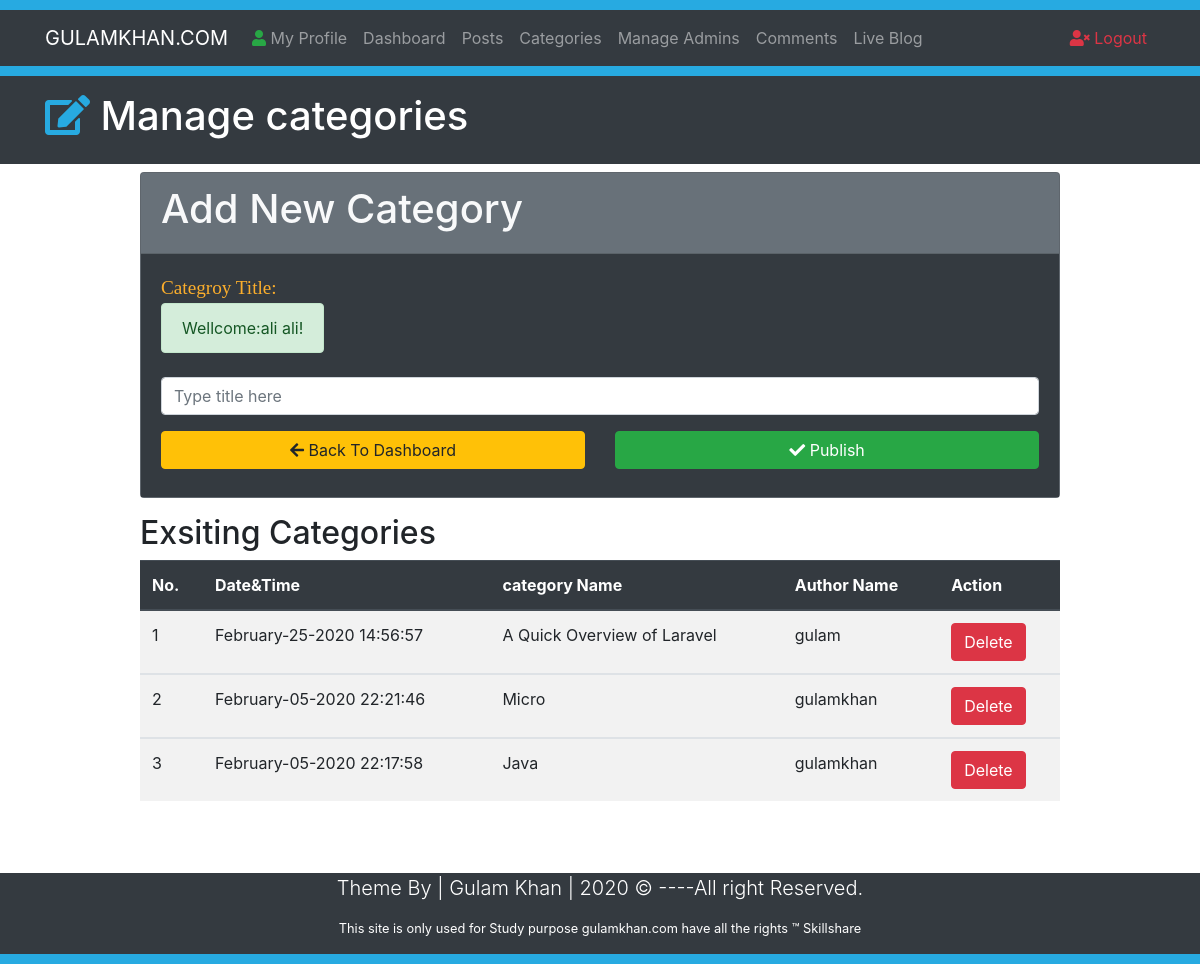
The app's page /Categories.php (signed in) with its own data.
### tables this page shows
CREATE TABLE `category` (
  `id` int(10) NOT NULL,
  `title` varchar(50) NOT NULL,
  `author` varchar(50) NOT NULL,
  `datetime` varchar(50) NOT NULL
);

### Categories.php (the view, shortened to what this page needs)
<?php
require_once("Includes/Function.php");
require_once("Includes/Session.php");
?>
<!DOCTYPE html>
<html>
<head>
</head>
 <link rel="stylesheet" href="https://use.fontawesome.com/releases/v5.6.3/css/all.css">
  <link rel="stylesheet" href="https://stackpath.bootstrapcdn.com/bootstrap/4.2.1/css/bootstrap.min.css">
  <link rel="stylesheet" href="Css/styles.css">
<body>
<?php require_once("Includes/nav.php");?>
    <header class="bg-dark text-white py-3">
      <div class="container">
        <div class="row">
          <div class="col-md-12">
          <h1><i class="fas fa-edit" style="color:#27aae1;"></i> Manage categories</h1>
          </div>
        </div>
      </div>
    </header>
    <section class="container py-2 mb-4">
  <div class="row">
    <div class="offset-lg-1 col-lg-10" style="min-height:400px;">
       <form class="" action="Categories.php" method="post">
        <div class="card bg-secondary text-light mb-3">
          <div class="card-header">
            <h1>Add New Category</h1>
              </div>
              <div class="card-body bg-dark">
            <div class="form-group">
              <label for="title"> <span class="FieldInfo"> Categroy Title: </span><?php echo ErrorMessage();?><?php echo SuccessMessage();?></label>
               <input class="form-control" type="text" name="CategoryTitle" id="title" placeholder="Type title here" value="">
            </div>
             <div class="row">
              <div class="col-lg-6 mb-2">
                <a href="Dashboard.php" class="btn btn-warning btn-block"><i class="fas fa-arrow-left"></i> Back To Dashboard</a>
              </div>
              <div class="col-lg-6 mb-2">
                <button type="submit" name="Submit" class="btn btn-success btn-block">
                  <i class="fas fa-check"></i> Publish
                </button>
              </div>
            </div>
          </div>
        </div>
      </form>
       <h2>Exsiting Categories</h2>
          <table class="table table-striped table-hover">
            <thead class="thead-dark">
              <tr>
                <th>No. </th>
                <th>Date&Time</th>
                <th>category Name</th>
                <th>Author Name</th>
                <th>Action</th>
              </tr>
            </thead>
          <?php
           $sql = "SELECT * FROM `category` order by id desc"  ;
         $results =  mysqli_query($conn ,$sql);
          $SrNo = 0;
          if(mysqli_num_rows($results)>0) {
            while($data=mysqli_fetch_assoc($results)) {
            $CategoryId       = $data["id"];
            $DateTimeOfcreated = $data["datetime"];
            $CategoryTitle = $data["title"];
            $CreaterName= $data["author"];
              $SrNo++;
          ?>
          <tbody>
            <tr>
              <td><?php echo htmlentities($SrNo); ?></td>
              <td><?php echo htmlentities($DateTimeOfcreated); ?></td>
              <td><?php echo htmlentities($CategoryTitle); ?></td>
              <td><?php echo htmlentities($CreaterName); ?></td>
            <td> <a href="DeleteCaterory.php?id=<?php echo $CategoryId;?>" class="btn btn-danger">Delete</a>  </td>
            </tr>
          </tbody>
          <?php }
        }?>
          </table>
    </div>
  </div>
</section>
<br>
   <?php require_once('Includes/foote.php'); ?>
</body>
</html>

### Css/styles.css (style rules this page uses)
.FieldInfo { color: rgb(251, 174, 44); font-family: Bitter,Georgia,"Times New Roman",Times,serif; font-size: 1.2em; }

### records on screen
category: datetime "February-25-2020 14:56:57", title "A Quick Overview of Laravel", author "gulam"
category: datetime "February-05-2020 22:21:46", title "Micro", author "gulamkhan"
category: datetime "February-05-2020 22:17:58", title "Java", author "gulamkhan"

### other values on screen
SuccessMessage() "Wellcome:ali ali!"
